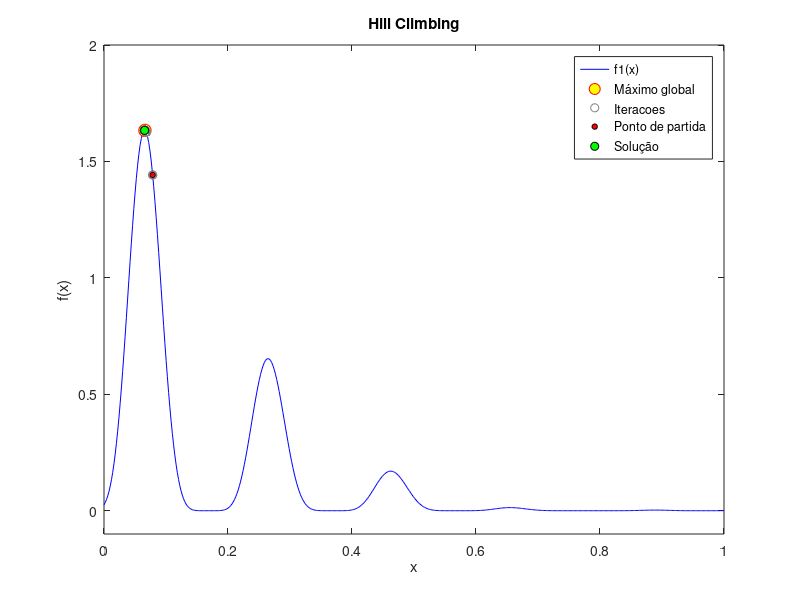

Write MATLAB code to recreate this figure.
clc
clear
close all;

f1 = @(x) 4*(sin(5*pi*x+0.5).^6).*exp(log2((x-0.8).^2)); %Funcao

iteracoes = 480; %Numero de iteraçoes
x_range = 1; %Amplitude do espaço
x_radius = x_range / 20; %Vizinhança
x_current = rand * x_range; %x_inicial
y_current = f1(x_current);%y_inicial

% Auxiliar para armazenar resultados (hill climbers)
% Através de uma matriz de zeros com iteracoes + 1 linhas e 1 coluna
x_hist = zeros(iteracoes + 1, 1); 
y_hist = zeros(iteracoes + 1, 1);

%Ponto de partida
x_hist(1) = x_current;
y_hist(1) = y_current;

for i = 1:iteracoes
    %posicao atual
    y_current = f1(x_current);

    %nova posicao na vizinhança
    x_new = x_current + x_radius * (2*rand - 1);

    %garantir que o x_new pertence dentro do intervalo [0, 1]
    x_new = max(0, min(1, x_new));

    %nova posicao
    y_new = f1(x_new);

    %Verificar se a nova posicao é melhor ou igual a posicao atual
    if y_new >= y_current
        x_current = x_new;
    end

    x_hist(i + 1) = x_current;
    
end

fprintf('Soluçao: x = %f ; y = %f ', x_current, y_current)

x = linspace(0,1,500); %0 até 1 com 500 elementos, de maneira a ver-se bem a f1
y = f1(x);

% Mostrar resultados
plot(x, y, 'b');
hold on;
plot(0.066,1.6332,'o', 'markersize', 9, 'MarkerFaceColor', 'yellow', 'MarkerEdgeColor', 'red')
plot(x_hist, f1(x_hist), 'o', 'Color', [0.5, 0.5, 0.5], 'MarkerSize', 6);
plot(x_hist(1), y_hist(1), 'o', 'markersize', 4, 'MarkerFaceColor', 'red', 'MarkerEdgeColor', 'black');
plot(x_current,y_current,'o','markersize', 6, 'MarkerFaceColor','green', 'MarkerEdgeColor', 'black');
title('Hill Climbing');
axis([0,1,-0.1,2]); % Delimitar os eixos
xlabel('x');
ylabel('f(x)');
legend('f1(x)', 'Máximo global','Iteracoes', 'Ponto de partida', 'Solução');
hold off;
